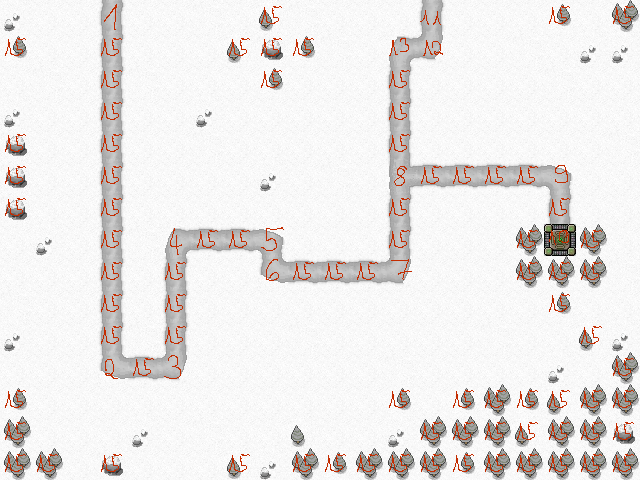

This is a level from a 2D game, rendered from its Tiled map with the project's own tilesets. A one-line summary and the map file follow, with tile-layer data summarised:
An orthogonal 20x15 tile map with 32x32 px tiles, 2 tile layers (map, objects), 2 tilesets.

<map version="1.0" orientation="orthogonal" renderorder="right-down" width="20" height="15" tilewidth="32" tileheight="32" nextobjectid="1">
 <tileset firstgid="1" name="Sprite-Kevin" tilewidth="32" tileheight="32">
  <image source="../images/Sprite-Kevin.png" width="640" height="480" />
 </tileset>
 <tileset firstgid="301" name="Waypoints-Sprite-15-1" tilewidth="32" tileheight="32">
  <image source="../images/Waypoints-Sprite-15-1.png" width="480" height="32" />
 </tileset>
 <layer name="map" width="20" height="15">
  <data>[300 cells, 300 non-empty, 15 distinct tile ids]</data>
 </layer>
 <layer name="objects" width="20" height="15">
  <data>[300 cells, 92 non-empty, 14 distinct tile ids]</data>
 </layer>
</map>